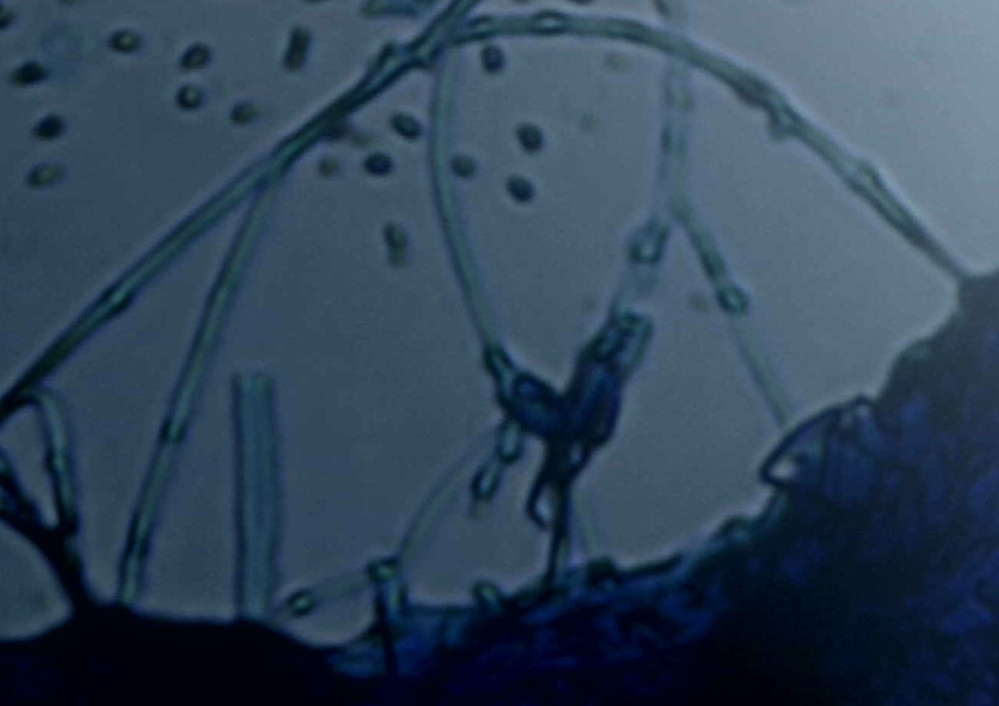
#> input picture data/mycelium/03/horizon-3.jpg, 999 x 706 px, shrunk from 1308 x 925 before the run
$ python 05_nx_components.py
#> lines starting #> are read from the running program, lines starting #| are printed output that depends on the picture
### src/mycelium/__init__.py
import matplotlib
matplotlib.use('Qt5Agg')

from os.path import dirname, realpath, join

assetsdir_1 = join(dirname(dirname(dirname(realpath(__file__)))), "data", "mycelium", "01")
assetsdir_2 = join(dirname(dirname(dirname(realpath(__file__)))), "data", "mycelium", "02")
assetsdir_3 = join(dirname(dirname(dirname(realpath(__file__)))), "data", "mycelium", "03")

def rgb2gray(img):
    r = img[:, :, 0]
    g = img[:, :, 1]
    b = img[:, :, 2]
    return (
        0.2989 * r + 0.5879 * g + 0.114 * b
    )

def threshold(img, thresh=127):
    return ((img > thresh) * 255).astype("uint8")

def inverted_threshold(img, thresh=127):
    return ((img < thresh) * 255).astype("uint8")

### src/mycelium/05_nx_components.py
"""
connected-component labeling on mycelium networks

Inspired by IPython Cookbook, Second Edition, by Cyrille Rossant, Packt Publishing 2018
https://github.com/ipython-books/cookbook-2nd/blob/master/LICENSE
"""

from os.path import join
import itertools
from random import randrange

import numpy as np
import networkx as nx
import matplotlib.colors as col
import matplotlib.pyplot as plt
import matplotlib.image as mpimg
from skimage.filters import threshold_otsu, threshold_mean
from colour import Color

from __init__ import assetsdir_3, rgb2gray, threshold, inverted_threshold


img_original_1 = mpimg.imread(join(assetsdir_3, "horizon-3.jpg"))
#> img_original_1 is the input picture: shape (706, 999, 3); mean R, G, B 48.7, 69, 88.1
img_original_2 = mpimg.imread(join(assetsdir_3, "glass_1__sample_5_6.jpg"))
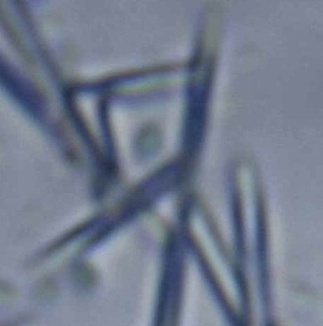
#> input picture data/mycelium/03/glass_1__sample_5_6.jpg, 323 x 326 px, shrunk from 423 x 427 before the run
#> img_original_2 is the input picture: shape (326, 323, 3); mean R, G, B 114.6, 123.7, 141.9

GRADIENT_N = 13


def prepare_image(img_o):
    """
    Grayscale image and normalise matrix for N
    """
    img_o = rgb2gray(img_o.copy()).astype(int)
#> in rgb2gray, `r = img[:, :, 0]`:
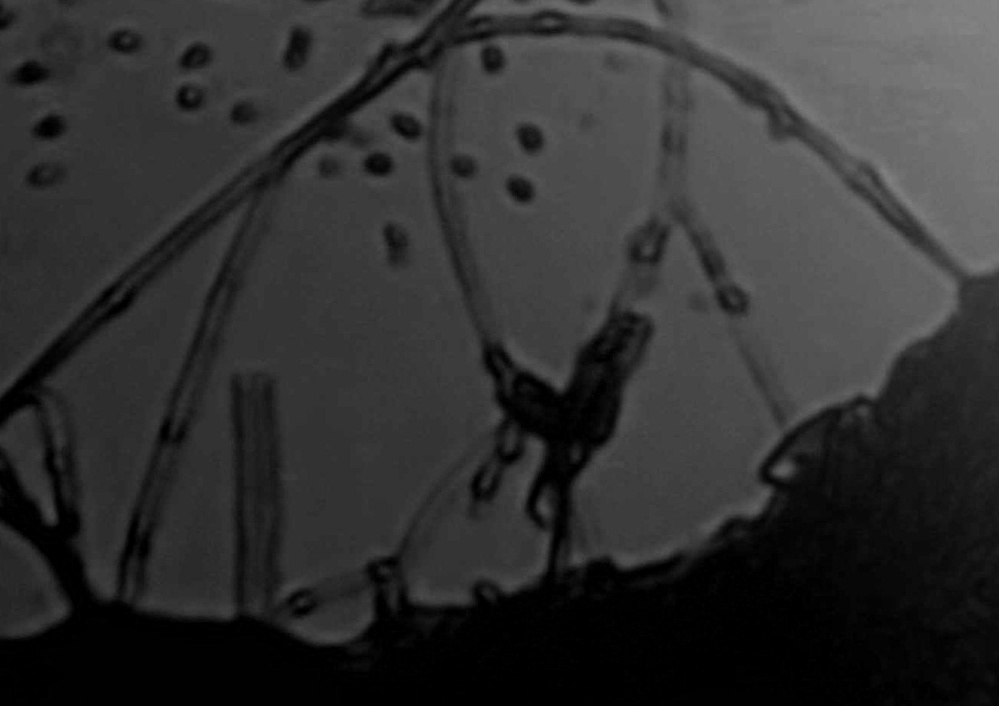
#> r: shape (706, 999); min 0, max 132, mean 48.7
#> in rgb2gray, `g = img[:, :, 1]`:
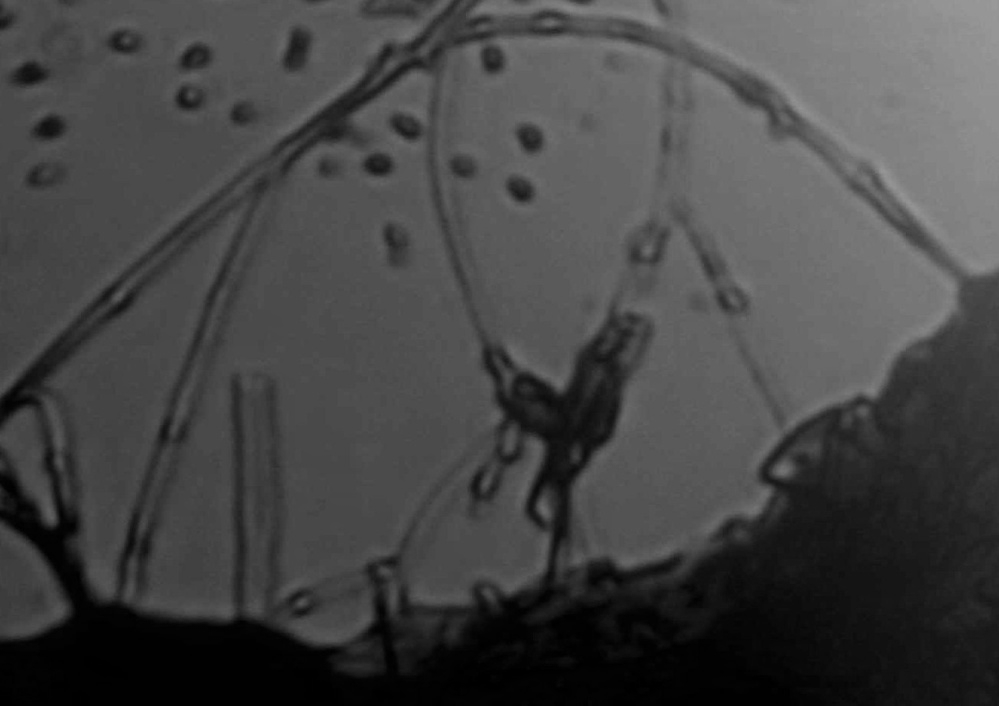
#> g: shape (706, 999); min 0, max 154, mean 69
#> in rgb2gray, `b = img[:, :, 2]`:
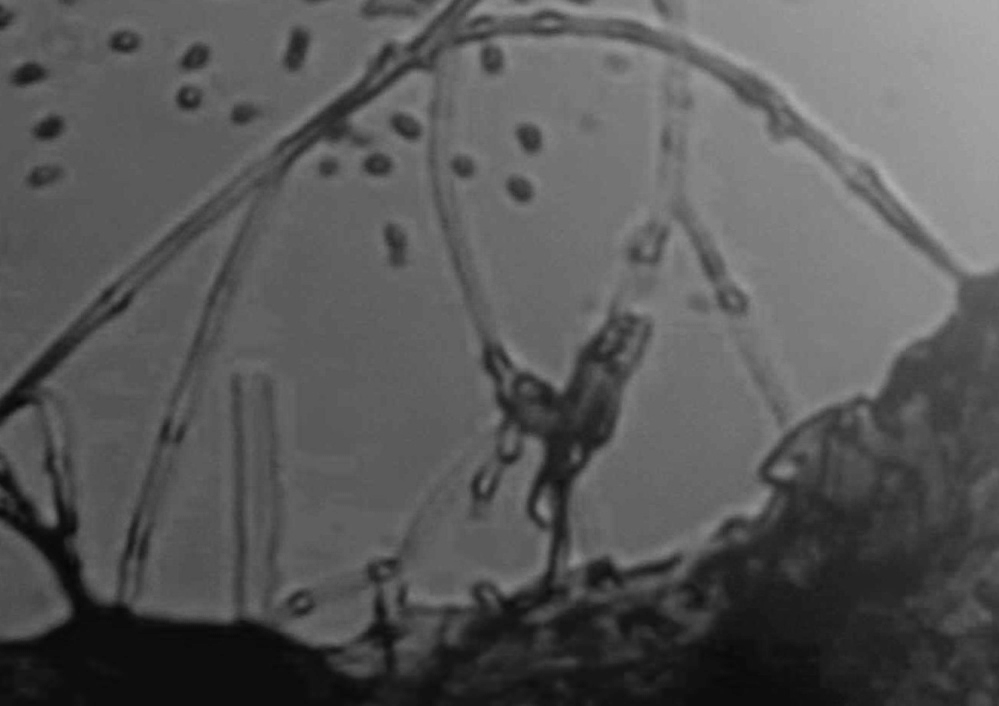
#> b: shape (706, 999); min 5, max 174, mean 88.1
    print(img_o.shape)
#| (706, 999)
    return (GRADIENT_N * (img_o - np.min(img_o)) / np.ptp(img_o)).astype(int)
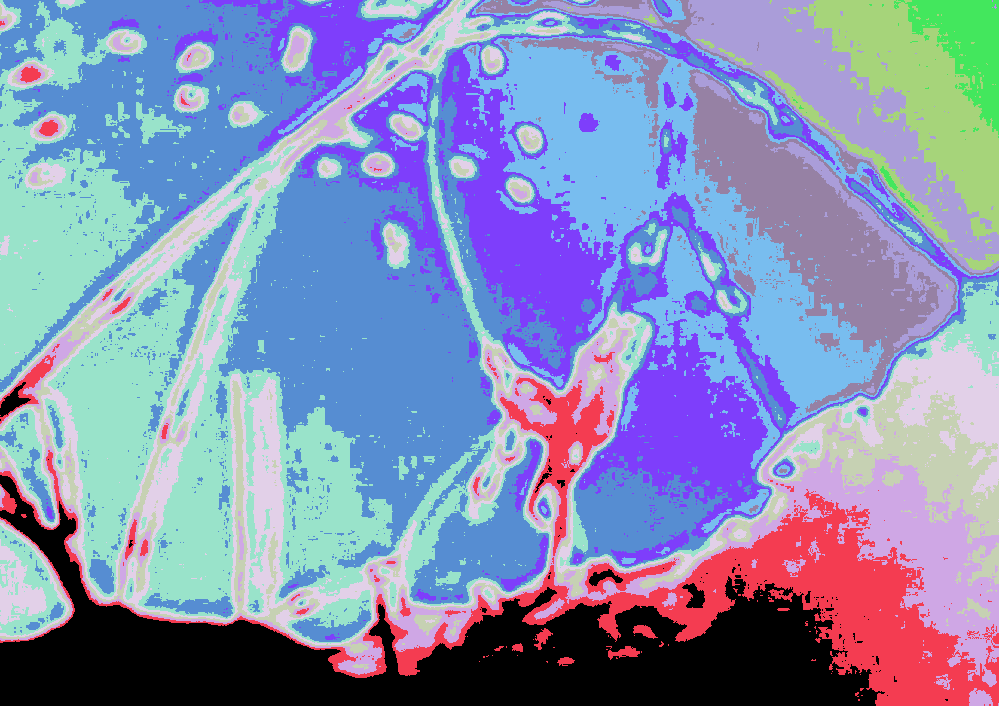
#> returned value: shape (706, 999) int64; 14 distinct labels, from 0 to 13; one colour per label, 0 black


def show_image(img, ax=None, **kwargs):
    ax.imshow(img, origin='lower',
              interpolation='none',
              **kwargs)
    ax.set_axis_off()


def show_graph(g, ax=None, **kwargs):
    pos = {(i, j): (j, i) for (i, j) in g.nodes()}
    node_color = [img[i, j] for (i, j) in g.nodes()]
    nx.draw_networkx(
        g,
        ax=ax,
        pos=pos,
        node_color='#000',
        linewidths=0.01,
        width=0.01,
        edge_color='#000',
        with_labels=False,
        node_size=0.1,
        **kwargs)


def compute_subgraph_components(img_o):
    """
    Draw a graph on pixels with same grayscale and
     filter subgraph with lower values.

    Returns subgraph and most connected components
    """
    # fully connected graph
    g = nx.grid_2d_graph(img_o.shape[0], img_o.shape[1])
    # compute subgraph for lower grayscale
    sub_g = g.subgraph(zip(*np.nonzero(img_o == 0)))
    # filter most connected components
    components = [np.array(list(comp))
              for comp in nx.connected_components(sub_g)
              if len(comp) >= img_o.shape[0] // 3]
#> components = 4 items

    return components


def generate_subgraph_image(img_o):
    """
    Create image to visualise subgraphs with color gradient
    """
    img_bis = img_o.copy()

    components = compute_subgraph_components(img_o)
#> components = 4 items

    for i, comp in enumerate(components):
        img_bis[comp[:, 0], comp[:, 1]] = i + 3
#> this loop made 4 passes
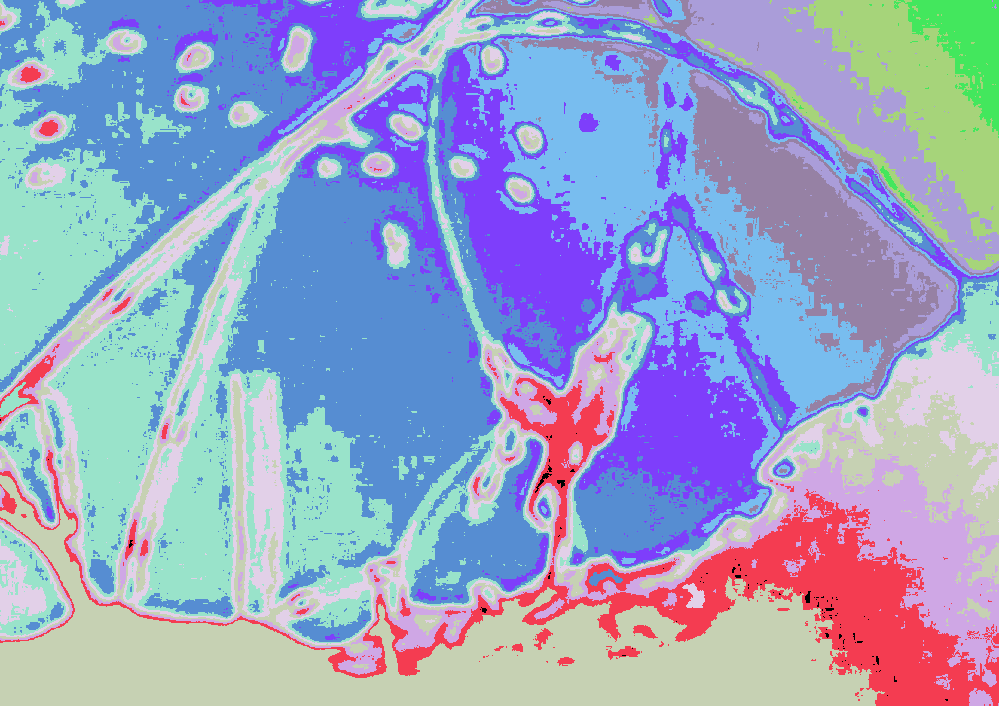
#> img_bis: shape (706, 999) int64; 14 distinct labels, from 0 to 13; one colour per label, 0 black

#> (the run stopped early here; a loop or call above may not have finished)
